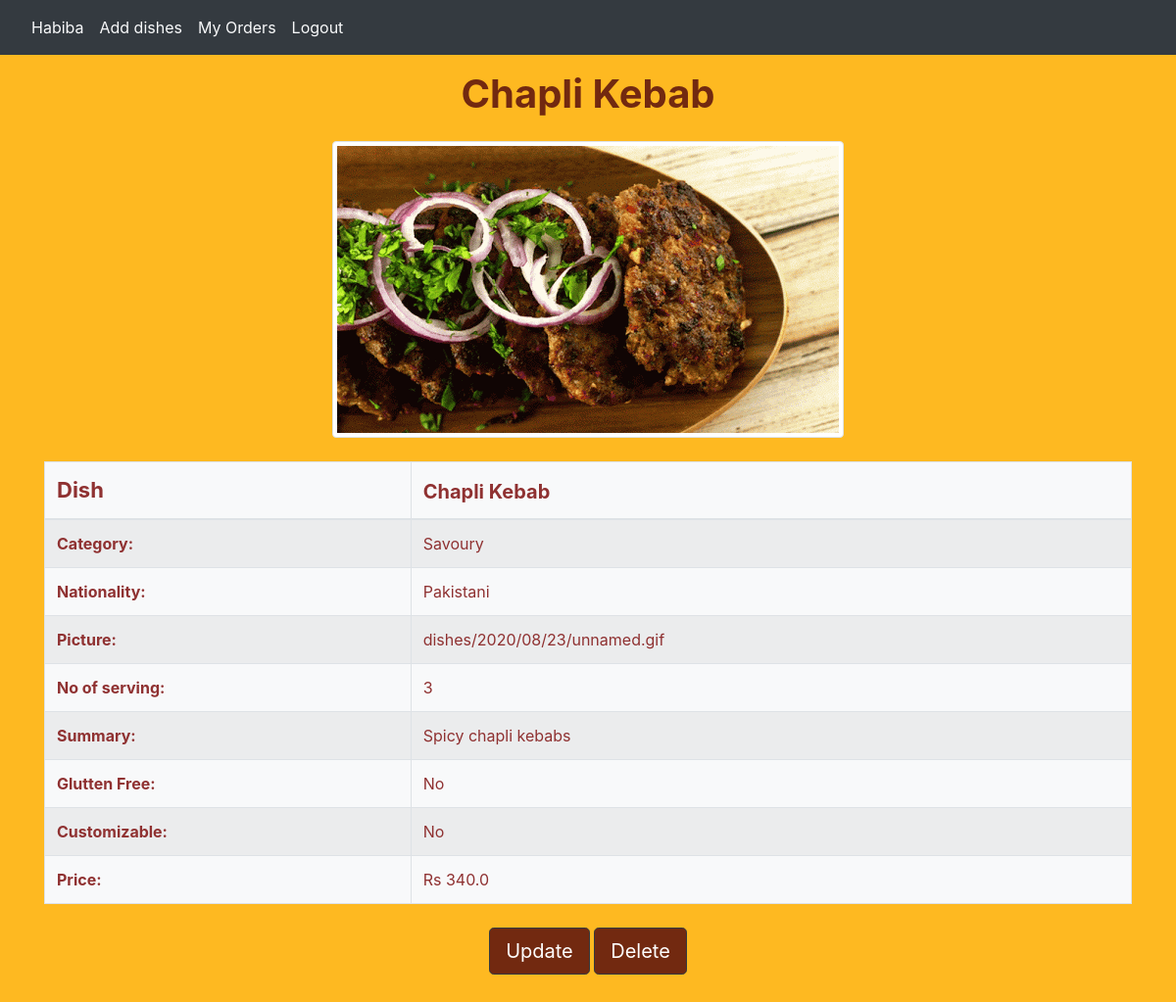
/seller/1 (signed in), run on the app's committed database.
### user/models.py (models this page shows, shortened)
class User(AbstractUser):
    USER_TYPE_CHOICES = (
        (1, 'customer'),
        (2, 'seller'),
        (3, 'deliverer'),
        (4, 'admin'),
    )
    username = None
    user_type = models.PositiveSmallIntegerField(choices = USER_TYPE_CHOICES)
    email = models.EmailField(_('email address'), unique=True)
    USERNAME_FIELD = 'email'
    REQUIRED_FIELDS = []
    objects = UserManager()

### seller/models.py (models this page shows, shortened)
class Dish(models.Model):
    restaurant = models.ForeignKey(Restaurant, on_delete=models.CASCADE)
    name = models.CharField(max_length=64)
    summary = models.CharField(max_length=250)
    nationality = models.PositiveSmallIntegerField(choices=Restaurant_category, default=1)
    no_of_serving = models.PositiveSmallIntegerField()
    picture = models.CharField(max_length=64)
    category = models.PositiveSmallIntegerField(choices=Dish_category, default=1)
    glutten_free = models.BooleanField(default=False)
    customizable = models.BooleanField(default=False)
    seller = models.ForeignKey(Seller, on_delete=models.CASCADE, related_name="cooks")
    price = models.FloatField()
    picture = models.ImageField(upload_to='dishes/%Y/%m/%d', max_length=255, blank=True, null=True)

### seller/views.py (the view)
# urls.py: path("<int:dish_id>", views.redirectitem, name="redirectitem"),
def redirectitem(request, dish_id):
    if request.method == 'GET':
        glutten_freeornot = "No"
        customizableornot = "No"
        seller = Seller.objects.get(user=request.user)
        dish = seller.cooks.get(pk=dish_id)
        if dish.glutten_free == True:
            glutten_freeornot = "Yes"
        if dish.customizable == True:
            customizableornot = "Yes"
        context = {
            "dish_id": int(dish.id),
            "name" : str(dish.name),
            "summary" : str(dish.summary),
            "nationality" : str(dish.get_nationality_display()),
            "no_of_serving" : dish.no_of_serving,
            "picture" : str(dish.picture),
            "dish_category" : str(dish.get_category_display()) ,
            "glutten_free" : str(glutten_freeornot),
            "customizable" : str(customizableornot),
            "price":float(dish.price),
            "dish": dish
        }
    return render(request, 'seller/item.html', context)

### seller/templates/seller/item.html (shortened to what this page needs)
{% extends "seller/layout.html"%}
{% load static %}
{% block content %}
<h1 class="mt-5 pt-4 pb-3" style=" font-weight:bold; text-align: center;">{{ name }} </h1>
<div class="text-center">
{% if dish.picture %}
    <img class="img-fluid img-thumbnail" src="{{ dish.picture.url }}" >
{% endif %}
</div>
<br>
<table class="table table-bordered table-striped bg-light mb-4" style="color:rgb(143, 49, 49);">
    <thead>
        <th scope="col" style=" font-size:22px;" >Dish</th>
        <th scope="col" style=" font-size:20px;">{{ name }}</th>
    </thead>
    <tbody>
        <tr>
            <th scope="row">Category: </th>
            <td>{{dish_category}}</td>
        </tr>
        <tr>
            <th scope="row">Nationality: </th>
            <td>{{ nationality }}</td>
        </tr>
        <tr>
            <th scope="row">Picture:</th>
            <td>{{ dish.picture }}</td>
        </tr>
        <tr>
            <th scope="row">No of serving:</th>
            <td> {{ no_of_serving }}</td>
        </tr>
        <tr>
            <th scope="row">Summary: </th>
            <td>{{ summary }}</td>
        </tr>
        <tr>
            <th scope="row">Glutten Free:</th>
            <td> {{ glutten_free }}</td>
        </tr>
        <tr>
            <th scope="row">Customizable: </th>
            <td>{{ customizable }}</td>
        </tr>
        <tr>
            <th scope="row">Price: </th>
            <td>Rs {{ price }}</td>
        </tr>
    </tbody>
</table>
<div class="text-center mb-5">
    <a href="{% url 'updateitem' dish_id=dish_id %}" role="button" class="btn btn-dark justify-content-center btn-lg "
        style="background-color: #722910;" aria-disabled="false">Update</a>
    <a href="{% url 'deleteitem' dish_id=dish_id %}" role="button" class="btn btn-dark justify-content-center btn-lg "
        style="background-color: #722910;" aria-disabled="false">Delete</a>
</div>
{% endblock %}

### seller/templates/seller/layout.html (shortened to what this page needs)
{% load static %}
<!DOCTYPE html>
<html lang="en">
    <head>
        <link rel="stylesheet" href="{% static 'seller/aribastyle.css' %}">
        <link rel="stylesheet" href="https://stackpath.bootstrapcdn.com/bootstrap/4.5.0/css/bootstrap.min.css"
>
        <link rel="stylesheet" href="https://use.fontawesome.com/releases/v5.0.8/css/all.css">
        <link rel="stylesheet" href="https://stackpath.bootstrapcdn.com/bootstrap/4.5.2/css/bootstrap.min.css">
        <link rel="stylesheet" href="https://cdnjs.cloudflare.com/ajax/libs/font-awesome/4.7.0/css/font-awesome.min.css">
    </head>
    <body class="overall container-md" style="background-color: #FEB921;color: #722910;">
        <nav class="navbar fixed-top container-fluid navbar-expand-lg navbar-light bg-dark">
        <div class="collapse navbar-collapse " id="navbarSupportedContent">
          <ul class="navbar-nav float-right mr-auto">
            {% if request.user.is_authenticated %}
            <li class="nav-item active ">
              <a class="nav-link text-light pl-0" href="{% url 'seller_index' %}">{{ request.user.first_name }}<span class="sr-only">(current)</span></a>
            </li>
            <li class="nav-item active">
                <a class="nav-link text-light " href="{% url 'additem' %}">Add dishes</a> <span class="sr-only">(current)</span></a>
              </li>
              <li class="nav-item active">
                <a class="nav-link text-light " href="{% url 'display_orders'%}">My Orders <span class="sr-only">(current)</span></a>
              </li>
              <li class="nav-item active">
                <a class="nav-link text-light " href="{% url 'logout_seller'%}">Logout<span class="sr-only">(current)</span></a>
              </li>
            {% endif %}
          </ul>
        </div>
    </nav>
    {% block content %}
        {% endblock %}
    </body>
</html>

### seller/static/seller/aribastyle.css (style rules this page uses)
.overall { background-color: #FEB921; }

### data on the page
User: user.first_name "Habiba"
Dish: name "Chapli Kebab", picture (picture), picture "dishes/2020/08/23/unnamed.gif", summary "Spicy chapli kebabs", price "340.0"

### other printed values
{{ dish_category }} "Savoury"
{{ nationality }} "Pakistani"
{{ no_of_serving }} "3"
{{ glutten_free }} "No"
{{ customizable }} "No"
